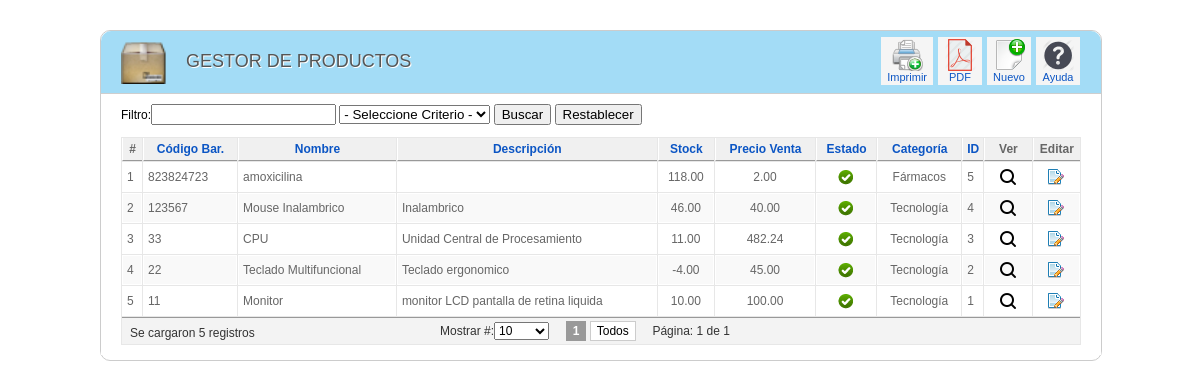
The app's page /producto/index.php (signed in) with its own data.
### tables this page shows
CREATE TABLE IF NOT EXISTS `producto` (
  `IdProducto` int(11) NOT NULL AUTO_INCREMENT,
  `Codigo` varchar(50) DEFAULT NULL,
  `Nombre` varchar(100) NOT NULL,
  `Descripcion` text,
  `Stock` decimal(8,2) DEFAULT NULL,
  `StockMin` decimal(8,2) DEFAULT NULL,
  `PrecioCosto` decimal(8,2) DEFAULT NULL,
  `PrecioVenta` decimal(8,2) DEFAULT NULL,
  `Utilidad` decimal(8,2) DEFAULT NULL,
  `Estado` varchar(30) NOT NULL,
  `Imagen` varchar(100) DEFAULT NULL,
  `IdCategoria` int(11) NOT NULL,
  PRIMARY KEY (`IdProducto`),
  KEY `fk_Producto_Categoria_idx` (`IdCategoria`)
);

CREATE TABLE IF NOT EXISTS `categoria` (
  `IdCategoria` int(11) NOT NULL AUTO_INCREMENT,
  `Descripcion` varchar(100) NOT NULL,
  PRIMARY KEY (`IdCategoria`)
);

### clases/clsProducto.php (called while the page is built, shortened)
<?php
include_once("clsConexion.php");
class clsProducto{
function consultarTotalProductos(){
   $con = new clsConexion;
   if($con->conectarse()==true){
     $query = "CALL SP_S_ProductoCantidadTotal()";
	 $result = @mysql_query($query);
	 if (!$result)
	   return false;
	 else
	   return $result;
   }
 }
 function consultarProductoPorParametro($criterio,$busqueda,$limite){
   $con = new clsConexion;
   if($con->conectarse()==true){
     $query = "CALL SP_S_ProductoPorParametro('$criterio','$busqueda','$limite')";
	 $result = @mysql_query($query);
	 if (!$result)
	   return false;
	 else
	   return $result;
   }
 }
}
?>

### clases/clsConexion.php (called while the page is built, shortened)
<?php
class clsConexion{
	 function conectarse() {
		   return true;
	 }
}
?>

### producto/index.php (the view, shortened to what this page needs)
<html>
<head>
<link href="../css/general.css" rel="stylesheet" type="text/css">
<link href="../css/Imagenes.css" rel="stylesheet" type="text/css">
<link href="../css/paginator.css" rel="stylesheet" type="text/css">
</head>
<body>
<?php
    if(isset($_SESSION["usuario"])){
?>
<div class="wrapper">
<div class="block">
    <div class="block_head">
    	<div class="imagen_head"><img src="../img/Iconfinder/product.png" width="46" height="43"></div>
    	<div class="titulo_head">GESTOR DE PRODUCTOS</div>
        <div class="toolbar" id="toolbar">
            <table class="toolbar">
            	<tbody>
                	<tr>
					<td>
                <button type="submit" class="button" onClick="enviarPrinter();">
                   <span class="Imprimir" title="Imprimir">
                        </span>
                        Imprimir
          			</button>
                    </td>
                    <td>
<button type="submit" class="button" onClick="enviarPDF();">
                   <span style="background-image:url(../img/Iconfinder/PDF2.png);" title="Convertir a PDF">
                        </span>
                        PDF
          			</button>
                    </td>
                    <td>
                        <a href="registrar_producto.php" class="toolbar">
                        <span class="NuevoOtros" title="Nuevo">
                        </span>
                        Nuevo
                        </a>
                    </td>
                    <td>
                        <a href="#" class="toolbar">
                        <span class="Ayuda" title="Ayuda">
                        </span>
                        Ayuda
                        </a>
                    </td>
                    </tr>
            	</tbody>
            </table>
        </div>
    </div>
    <div class="block_content">
<?php
include_once("../clases/clsProducto.php");
include_once("../lib/paginator/paginator.class.php");
$objProducto=new clsProducto;
$result_tot=$objProducto->consultarTotalProductos();
$num_rows = mysql_fetch_row($result_tot);
$pages = new Paginator;
$pages->items_total = $num_rows[0];
$pages->mid_range = 9;
$pages->paginate();
$result=$objProducto->consultarProductoPorParametro($criterio,$busqueda,$pages->limit);
?>
<form name="datos" action="index.php" method="post">
Filtro:<input type="text" name="txtDato">
<select name="cboCriterio" >
  <option>- Seleccione Criterio -</option>
</select>
<input name="buscar_dato" type="submit" value="Buscar">
<input name="restablecer" type="submit" value="Restablecer">
</form>
<table class="adminlist" cellspacing="1">
<thead>
<tr>
	<th>#</th>
	<th><a href="#">Código Bar.</a></th>
    <th><a href="#">Nombre</a></th>
    <th><a href="#">Descripción</a></th>
    <th><a href="#">Stock</a></th>
    <th><a href="#">Precio Venta</a></th>
    <th><a href="#">Estado</a></th>
    <th><a href="#">Categoría</a></th>
	<th><a href="#">ID</a></th>
    <th>Ver</th>
	<th>Editar</th>
</tr>
</thead>
<tbody class="adminlist">
<?php
$i=0;
while($row=mysql_fetch_array($result)){
	$i=$i+1;
	if ($c==1){
	echo "<tr class='row1'>";
		$c=2;
	}else{
	    	echo "<tr class='row0'>";
		$c=1;
	}
	echo "<td width='10'>".$i."</td>";
	echo "<td>".$row['Codigo']."</td>";
	echo "<td>".$row['Nombre']."</td>";
	echo "<td>".$row['Descripcion']."</td>";
	echo "<td align='center'>".$row['Stock']."</td>";
	echo "<td align='center'>".$row['PrecioVenta']."</td>";
	$estado=$row['Estado'];
	if($estado=="ACTIVO"){
	echo "<td align='center'><img src='../img/header/activo.png' title='Activo'></td>";
}else{
	echo "<td align='center'><img src='../img/header/inactivo.png' title='Inactivo'></td>";
	}
	echo "<td align='center'>".$row['Categoria']."</td>";
	echo "<td width='1%'>".$row['IdProducto']."</td>";
	echo "<td width='5%' align='center'><a href=detalle_producto.php?idproducto=".$row["IdProducto"]." title='Ver Detalle'><img src='../img/Iconfinder/search-16.png'></td>";
    echo "<td width='5%' align='center'><a href=editar_producto.php?idproducto=".$row["IdProducto"]." title='Editar'><img src='../img/Iconfinder/page_edit.png'></td>";
	echo "</tr>";
}
?>
</tbody>
		<tfoot>
			<tr>
				<td colspan="13">
                <div align="left" style="float:left; width:310px; padding:4px 0px 0px 4px;"><?php echo "Se cargaron ".$i." registros" ?></div>
                <div align="left">                <?php
echo $pages->display_items_per_page()."&nbsp;&nbsp;&nbsp;&nbsp;".$pages->display_pages()."&nbsp;&nbsp;&nbsp;&nbsp;Página: ".$pages->current_page." de ".$pages->num_pages;
?></div>
                </td>
			</tr>
		</tfoot>
</table>
</div>
</div>
</div>
    <?php
    } else {
        header("Location:../index.php");
    }
?>
</body>
</html>

### lib/paginator/paginator.class.php (shortened to what this page needs)
<?php
class Paginator{
	var $items_per_page;
	var $items_total;
	var $num_pages;
	var $mid_range;
	var $return;
	var $default_ipp = 10;
	var $querystring;
	function Paginator()
	{
		$this->mid_range = 7;
		$this->items_per_page = (!empty($_GET['ipp'])) ? $_GET['ipp']:$this->default_ipp;
	}
	function paginate()
	{
		if($_GET['ipp'] == 'Todos')
		{
			$this->num_pages = ceil($this->items_total/$this->default_ipp);
			$this->items_per_page = $this->default_ipp;
		}
		else
		{
			$this->num_pages = ceil($this->items_total/$this->items_per_page);
		}
		$this->current_page = (int) $_GET['page'];
		if($this->current_page < 1 Or !is_numeric($this->current_page)) $this->current_page = 1;
		$prev_page = $this->current_page-1;
		$next_page = $this->current_page+1;
		if($this->num_pages > 10)
		{
			$this->return = ($this->current_page != 1 And $this->items_total >= 10) ? "<a class=\"paginate\" href=\"$_SERVER[PHP_SELF]?page=$prev_page&ipp=$this->items_per_page$this->querystring\">&laquo; Previous</a> ":"<span class=\"inactive\" href=\"#\">&laquo; Previous</span> ";
			$this->start_range = $this->current_page - floor($this->mid_range/2);
			$this->end_range = $this->current_page + floor($this->mid_range/2);
			if($this->start_range <= 0)
			{
				$this->end_range += abs($this->start_range)+1;
				$this->start_range = 1;
			}
			if($this->end_range > $this->num_pages)
			{
				$this->start_range -= $this->end_range-$this->num_pages;
				$this->end_range = $this->num_pages;
			}
			$this->range = range($this->start_range,$this->end_range);
			for($i=1;$i<=$this->num_pages;$i++)
			{
				if($this->range[0] > 2 And $i == $this->range[0]) $this->return .= " ... ";
				if($i==1 Or $i==$this->num_pages Or in_array($i,$this->range))
				{
					$this->return .= ($i == $this->current_page And $_GET['page'] != 'Todos') ? "<a title=\"Go to page $i of $this->num_pages\" class=\"current\" href=\"#\">$i</a> ":"<a class=\"paginate\" title=\"Go to page $i of $this->num_pages\" href=\"$_SERVER[PHP_SELF]?page=$i&ipp=$this->items_per_page$this->querystring\">$i</a> ";
				}
				if($this->range[$this->mid_range-1] < $this->num_pages-1 And $i == $this->range[$this->mid_range-1]) $this->return .= " ... ";
			}
			$this->return .= (($this->current_page != $this->num_pages And $this->items_total >= 10) And ($_GET['page'] != 'Todos')) ? "<a class=\"paginate\" href=\"$_SERVER[PHP_SELF]?page=$next_page&ipp=$this->items_per_page$this->querystring\">Next &raquo;</a>\n":"<span class=\"inactive\" href=\"#\">&raquo; Next</span>\n";
			$this->return .= ($_GET['page'] == 'Todos') ? "<a class=\"current\" style=\"margin-left:10px\" href=\"#\">Todos</a> \n":"<a class=\"paginate\" style=\"margin-left:10px\" href=\"$_SERVER[PHP_SELF]?page=1&ipp=Todos$this->querystring\">Todos</a> \n";
		}
		else
		{
			for($i=1;$i<=$this->num_pages;$i++)
			{
				$this->return .= ($i == $this->current_page) ? "<a class=\"current\" href=\"#\">$i</a> ":"<a class=\"paginate\" href=\"$_SERVER[PHP_SELF]?page=$i&ipp=$this->items_per_page$this->querystring\">$i</a> ";
			}
			$this->return .= "<a class=\"paginate\" href=\"$_SERVER[PHP_SELF]?page=1&ipp=Todos$this->querystring\">Todos</a> \n";
		}
		$this->low = ($this->current_page-1) * $this->items_per_page;
		$this->limit = ($_GET['ipp'] == 'Todos') ? "":" LIMIT $this->low,$this->items_per_page";
	}
	function display_items_per_page()
	{
		$items = '';
		$ipp_array = array(10,25,50,100,'Todos');
		foreach($ipp_array as $ipp_opt)	$items .= ($ipp_opt == $this->items_per_page) ? "<option selected value=\"$ipp_opt\">$ipp_opt</option>\n":"<option value=\"$ipp_opt\">$ipp_opt</option>\n";
		return "<span class=\"paginate\">Mostrar #:</span><select class=\"paginate\" onchange=\"window.location='$_SERVER[PHP_SELF]?page=1&ipp='+this[this.selectedIndex].value+'$this->querystring';return false\">$items</select>\n";
	}
	function display_pages()
	{
		return $this->return;
	}
}

### css/general.css (style rules this page uses)
body { margin: 10px; padding: 0; background-image: url(../img/fondo.png); background-repeat: repeat; padding-bottom: 1px; font-size: 11px; }
body, td, th { font-family: Arial, Helvetica, sans-serif; font-size:12px; }
a:link { color: #0B55C4; text-decoration: none; }
table.adminlist { width: 100%; border-spacing: 1px; background-color: #e7e7e7; color: #666; font-size:12px; }
table.adminlist td, table.adminlist th { padding: 4px; }
table.adminlist thead th { text-align: center; background: #f0f0f0; color: #666; border-bottom: 1px solid #999; border-left: 1px solid #fff; }
table.adminlist tbody tr { background-color: #fff; text-align: left; }
table.adminlist tbody tr.row1 { background: #f9f9f9; border-top: 1px solid #fff; }
table.adminlist tbody tr td { height: 30px; background: #fff; border: 1px solid #fff; }
table.adminlist tbody tr.row1 td { background: #f9f9f9; border-top: 1px solid #FFF; }
table.adminlist tfoot tr { text-align: center; color: #333; }
table.adminlist tfoot td, table.adminlist tfoot th { background-color: #f3f3f3; border-top: 1px solid #999; text-align: center; }
.block { width:1000px; padding-bottom: 5px; margin-bottom: 25px; clear: both; border-radius: 10px; background-color:#fff; border: solid 1px #CCCCCC; }
.wrapper { width:1000px; margin:0 auto; padding-top: 20px; }
.block .block_content { overflow: hidden; background: #fff; width:960px; border-top: 1px solid #CECECE; padding: 10px 20px 10px; }
.block .block_head { height:62px; background-color: rgba(1, 159, 230, 0.36); -moz-border-radius: 10px 10px 0px 0px; -o-border-radius: 10px 10px 0px 0px; -webkit-border-radius: 10px 10px 0px 0px; -ms-border-radius: 10px 10px 0px 0px; overflow:visible; }
.block .titulo_head { height:25px; width:auto; float:left; font-family: "Titillium999", "Trebuchet MS", Arial, sans-serif; font-size: 18px; font-weight: normal; text-transform: uppercase; color: #555; text-shadow: 1px 1px 0 #fff; margin-left: 15px; padding-top:20px; }
.block .imagen_head { height:25px; width:50; float:left; margin-left: 20px; padding-top:10px; }
div.toolbar { float: right; text-align: right; padding: 0; margin-right: 20px; margin-top:5px; }
table.toolbar { border-collapse: collapse; padding: 0; margin: 0; }
table.toolbar td { padding: 1px 1px 1px 4px; text-align: center; color: #666; height: 48px; }
table.toolbar span { float: none; width: 32px; height: 32px; margin: 0 auto; display: block; }
table.toolbar a { display: block; float: left; background:#F5F5F5; white-space: nowrap; border: 1px solid #F5F5F5; padding: 1px 5px; cursor: pointer; font-size:11px; }
.button { display: block; float: left; white-space: nowrap; border: 1px solid #F5F5F5; padding: 1px 5px; cursor: pointer; font-family: Arial, Helvetica, sans-serif; font-size:11px; color: #0B55C4; text-align:center center; background:#F5F5F5; }

### css/Imagenes.css (style rules this page uses)
.Ayuda { background-image:url(../img/Iconfinder/help.png); }
.Imprimir { background-image:url(../img/Iconfinder/print-add2.png); }
.NuevoOtros { background-image:url(../img/Iconfinder/document-new.png); }

### css/paginator.css (style rules this page uses)
.paginate { font-family: Arial, Helvetica, sans-serif; font-size: 12; }
a.paginate { border: 1px solid #CCC; padding: 2px 6px 2px 6px; text-decoration: none; color: #000; background-color:#FFF; }
a.current { border: 1px solid #999; font: bold 12 Arial,Helvetica,sans-serif; padding: 2px 6px 2px 6px; cursor: default; background: #999; color: #FFF; text-decoration: none; font-weight:bold; }

### records on screen
producto: Codigo "823824723", Nombre "amoxicilina", Stock "118.00", PrecioVenta "2.00", IdCategoria.Descripcion "Fármacos", IdProducto "5"
producto: Codigo "123567", Nombre "Mouse Inalambrico", Descripcion "Inalambrico", Stock "46.00", PrecioVenta "40.00", IdCategoria.Descripcion "Tecnología", IdProducto "4"
producto: Codigo "33", Nombre "CPU", Descripcion "Unidad Central de Procesamiento", Stock "11.00", PrecioVenta "482.24", IdCategoria.Descripcion "Tecnología", IdProducto "3"
producto: Codigo "22", Nombre "Teclado Multifuncional", Descripcion "Teclado ergonomico", Stock "-4.00", PrecioVenta "45.00", IdCategoria.Descripcion "Tecnología", IdProducto "2"
producto: Codigo "11", Nombre "Monitor", Descripcion "monitor LCD pantalla de retina liquida", Stock "10.00", PrecioVenta "100.00", IdCategoria.Descripcion "Tecnología", IdProducto "1"

### other values on screen
$i "5"
$pages->current_page "1"
$pages->num_pages "1"
form field value "10"
